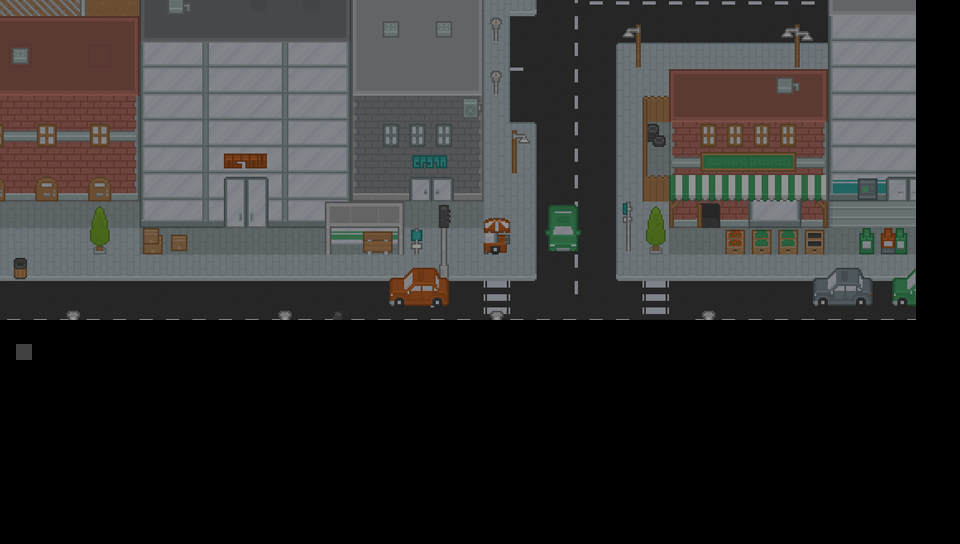

Rendered tile map (Tiled .tmx) drawn with the repository's tilesets; below, a short description and the map source with its tile grids summarised:
An orthogonal 120x68 tile map with 8x8 px tiles, 3 tile layers (Tile Layer 2, Tile Layer 2, Tile Layer 3), 2 tilesets, 1 image layer.

<map version="1.10" tiledversion="1.12.2" orientation="orthogonal" renderorder="right-down" width="120" height="68" tilewidth="8" tileheight="8" infinite="0" nextlayerid="6" nextobjectid="1">
 <tileset firstgid="1" source="roguelikeCity_magenta1111.tsx" />
 <tileset firstgid="1037" source="roguelikeCity_8x8.tsx" />
 <layer id="4" name="Tile Layer 2" width="120" height="68" opacity="0">
  <data>[8160 cells, 4929 non-empty, 190 distinct tile ids]</data>
 </layer>
 <layer id="2" name="Tile Layer 2" width="120" height="68" opacity="0">
  <data>[8160 cells, 4929 non-empty, 190 distinct tile ids]</data>
 </layer>
 <imagelayer id="3" name="Old map" opacity="0.84" offsetx="-2" offsety="0">
  <image source="../public/assets/maps/city-base.png" width="950" height="547" />
 </imagelayer>
 <layer id="5" name="Tile Layer 3" width="120" height="68">
  <data>[8160 cells, 4 non-empty, 1 distinct tile ids]</data>
 </layer>
</map>
